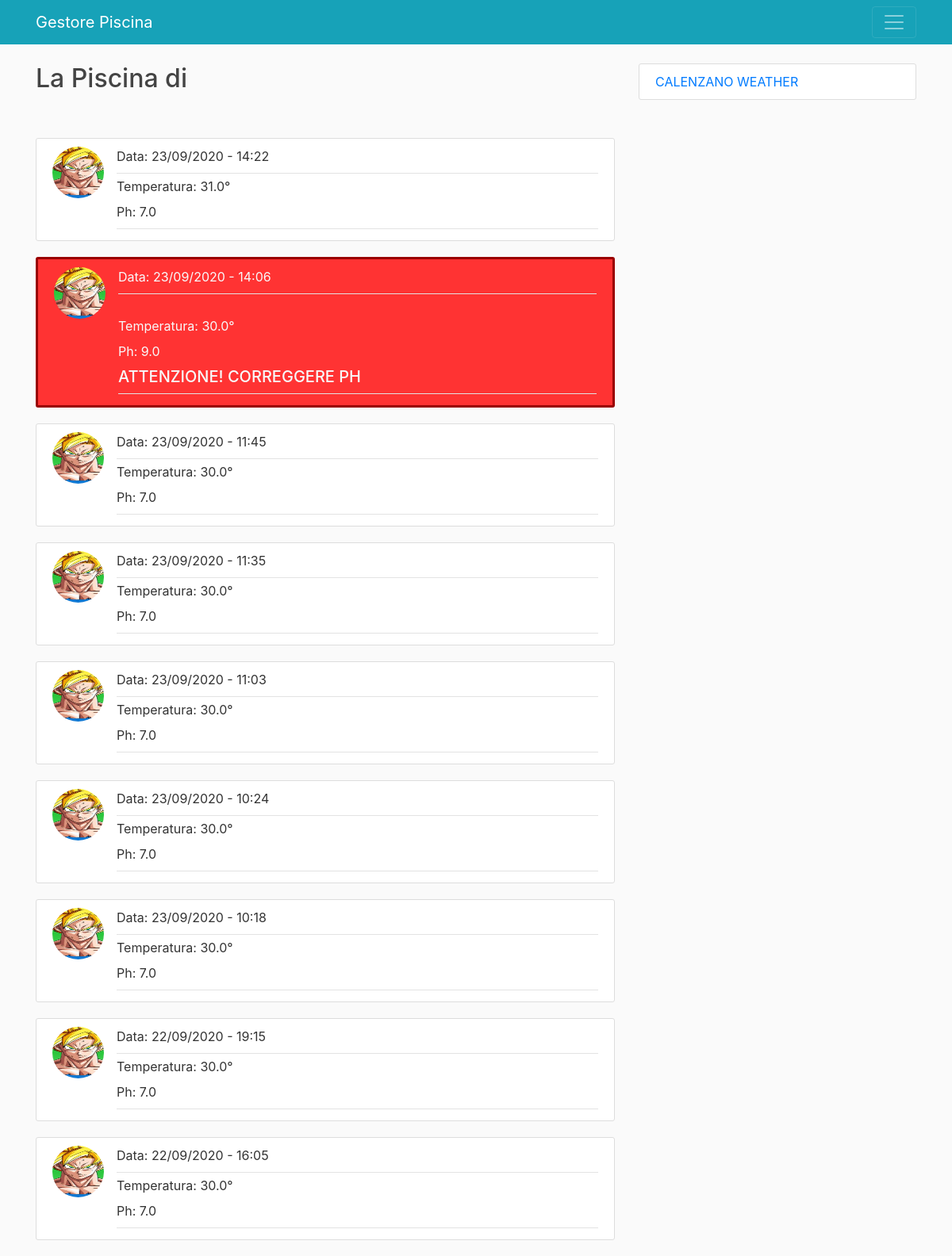
The app's page /mia_piscina/Luca0079/1/, older data.
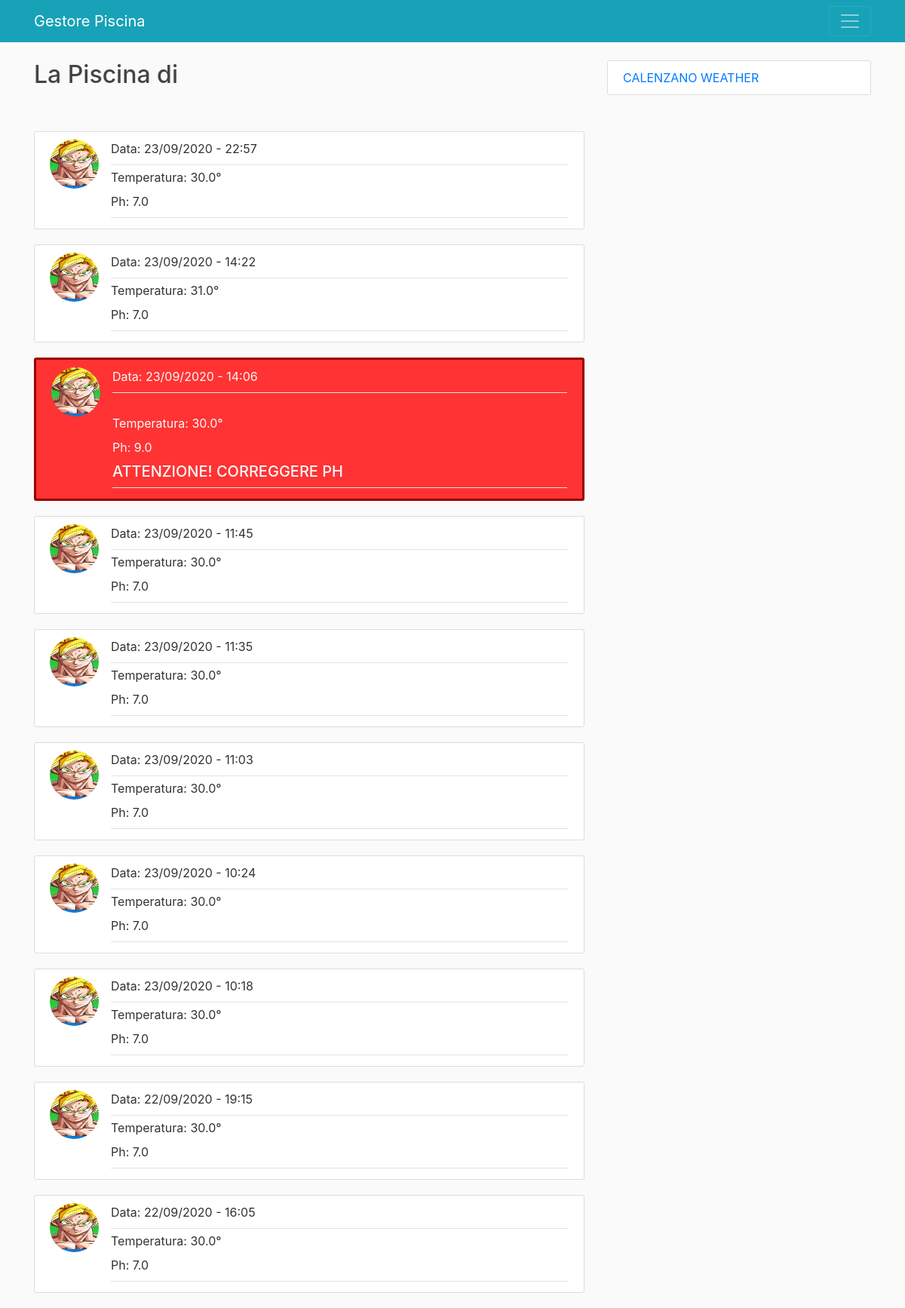
The same page, newer data.
### blog/models.py (models this page shows, shortened)
class Value(models.Model):
    temperature = models.FloatField()
    ph = models.FloatField()
    date = models.DateTimeField(default=timezone.now)
    piscina = models.ForeignKey(Piscina, on_delete=models.CASCADE)

class Piscina(models.Model):
    n_piscina = models.IntegerField(default=1)
    user = models.ForeignKey(User, on_delete=models.CASCADE)

### users/models.py (models this page shows, shortened)
class Profile(models.Model):
    user = models.OneToOneField(User, on_delete=models.CASCADE)
    image = models.ImageField(default='default.jpg', upload_to='profile_pics')

### blog/views.py (the view)
# urls.py: path('mia_piscina/<str:username>/<int:n_piscina>/', MiaPiscinaListView.as_view(), name='blog-mia_piscina'),
class MiaPiscinaListView(ListView):
    model = Value
    template_name = 'blog/mia_piscina.html'
    context_object_name = 'values'
    form_class = PiscinaForm
    paginate_by = 10
    def get_queryset(self):
        usr = get_object_or_404(User, username=self.kwargs.get('username'))
        queryset = Piscina.objects.filter(user=usr)
        id = queryset.get(n_piscina = self.kwargs.get('n_piscina'))
        return Value.objects.filter(piscina=id).order_by('-date')

### blog/templates/blog/mia_piscina.html (shortened to what this page needs)
{% extends "blog/base.html" %}
{%block content%}
<h2>La Piscina di {{ user.username }}</h2>
<br>
<br>
{% for value in values %}
{% if value.ph < 7 or value.ph > 8 %}
	<article class="media warning-section">
	<img class="rounded-circle article-img" src="{{ value.piscina.user.profile.image.url }}">
	  <div class="media-body">
		<div class="article-metadata text-light">
		  <label for="date">Data:</label>
		  <a class="mr-2">{{ value.date|date:"d/m/Y - H:i" }}</a>
		</div>
		  <br>
		<div class="article-metadata text-light">
		  <label for="temperature">Temperatura:</label>
		  <a class="mr-2">{{ value.temperature }}°</a>
		  <br>
		  <label for="ph">Ph:</label>
		  <a class="mr-2">{{ value.ph }}</a>
		  <h5 class="text-light">ATTENZIONE! CORREGGERE PH</h5>
		</div>
	  </div>
	</article>
{% else %}
	<article class="media content-section">
	<img class="rounded-circle article-img" src="{{ value.piscina.user.profile.image.url }}">
	  <div class="media-body">
		<div class="article-metadata">
		  <label for="date">Data:</label>
		  <a class="mr-2">{{ value.date|date:"d/m/Y - H:i" }}</a>
		  <br>
		</div>
		<div class="article-metadata">
		  <label for="temperature">Temperatura:</label>
		  <a class="mr-2">{{ value.temperature }}°</a>
		  <br>
		  <label for="ph">Ph:</label>
		  <a class="mr-2">{{ value.ph }}</a>
		</div>
	  </div>
	</article>
{%endif%}
{% endfor %}
{% endblock content %}

Row changes from the older to the newer data that the page shows:
added Value: piscina.user.profile.image (picture), date "23/09/2020 - 22:57", temperature "30.0", ph "7.0"
